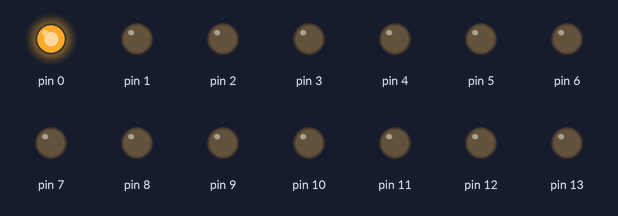
Bench run of a sketch on a simulated Arduino Uno, built with avr-gcc and run on an emulated ATmega328P. On the bench: output pins drawn as LEDs (lit = HIGH).

Above: at 0.02 s.
At 0.27 s:
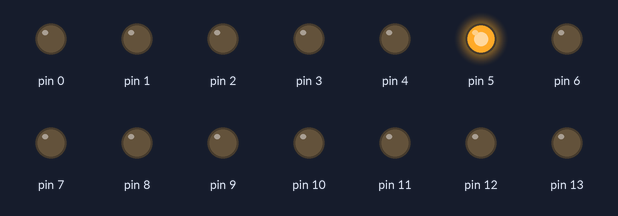
At 0.52 s:
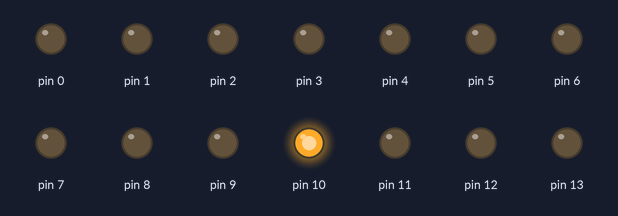
At 1.07 s:
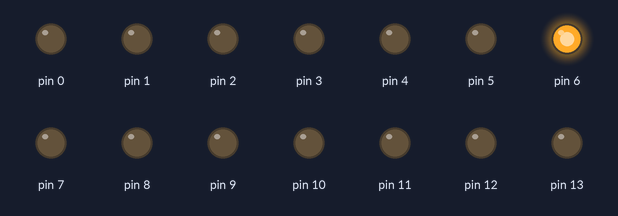
At 2.1 s:
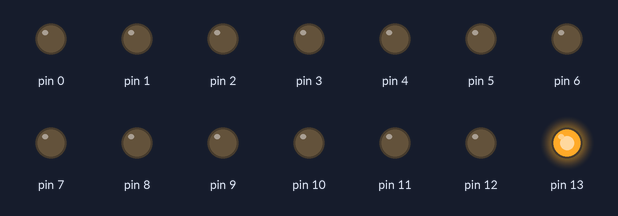
At 3.17 s:
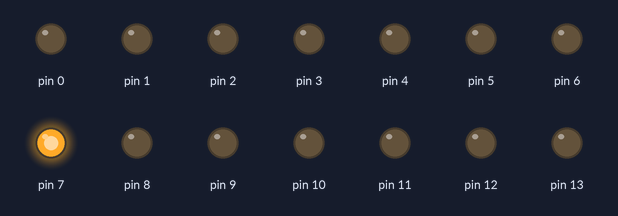
Timing chart, 0 to 3.5 s (numbered marks = the images above):
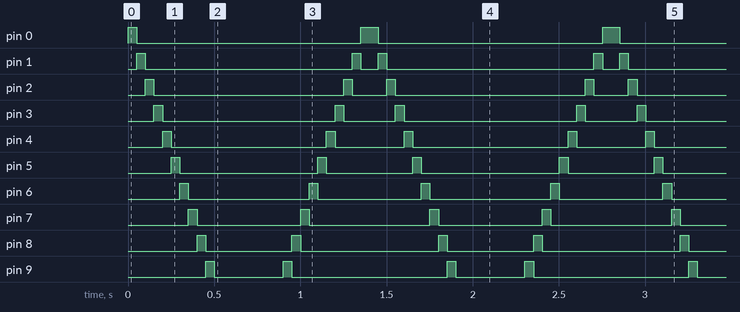

Measured:
- by itself, pin 0, pin 13: alternates HIGH for 0.10 s and LOW for 1.3 s
- by itself, pin 1: repeats every 1.4 s: LOW 1.2 s, HIGH 0.05 s, LOW 0.10 s, HIGH 0.05 s
- by itself, pin 2: repeats every 1.4 s: LOW 1.1 s, HIGH 0.05 s, LOW 0.20 s, HIGH 0.05 s
- by itself, pin 3: repeats every 1.4 s: LOW 1.0 s, HIGH 0.05 s, LOW 0.30 s, HIGH 0.05 s
- by itself, pin 4: repeats every 1.4 s: LOW 0.90 s, HIGH 0.05 s, LOW 0.40 s, HIGH 0.05 s
- by itself, pin 5: repeats every 1.4 s: LOW 0.80 s, HIGH 0.05 s, LOW 0.50 s, HIGH 0.05 s
- by itself, pin 6, pin 7: alternates HIGH for 0.05 s and LOW for 0.65 s
- by itself, pin 8: repeats every 1.4 s: LOW 0.50 s, HIGH 0.05 s, LOW 0.80 s, HIGH 0.05 s

The sketch:

PinTest.ino
```cpp
const byte PIN_COUNT = 14;
const word DELAY = 50;

void setup() {
  for (byte i = 0; i < PIN_COUNT; i++) {
    pinMode(i, OUTPUT);
  }
}

void loop() {
  for (byte i = 0; i < PIN_COUNT; i++) {
    for (byte j = 0; j < PIN_COUNT; j++) {
      digitalWrite(j, i == j);
    }
    delay(DELAY);
  }

  for (byte i = PIN_COUNT - 1; i != 255; i--) {
    for (byte j = 0; j < PIN_COUNT; j++) {
      digitalWrite(j, i == j);
    }
    delay(DELAY);
  }
}
```
